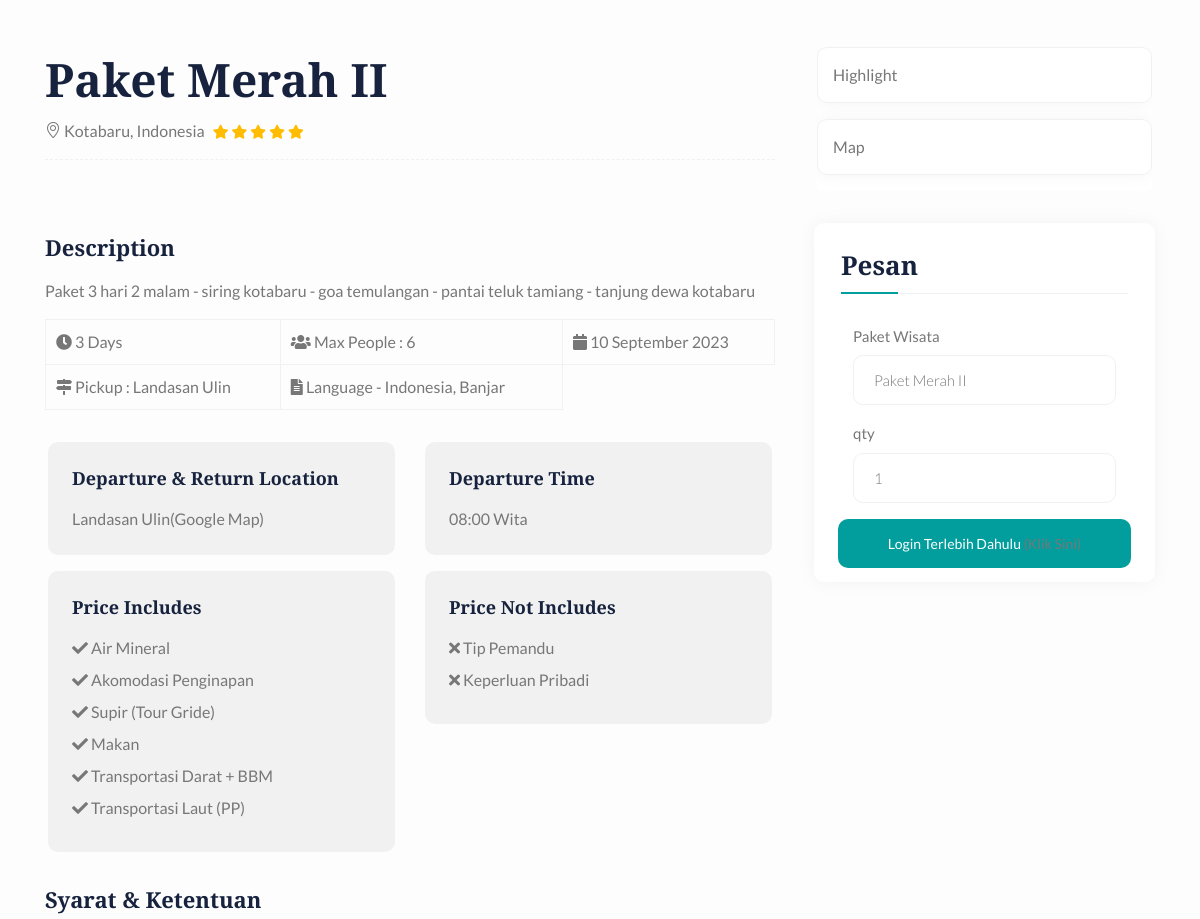
/tour/cust/tour_detail.php?id_wisata=5 (middle part), run on an earlier commit of the app's database.
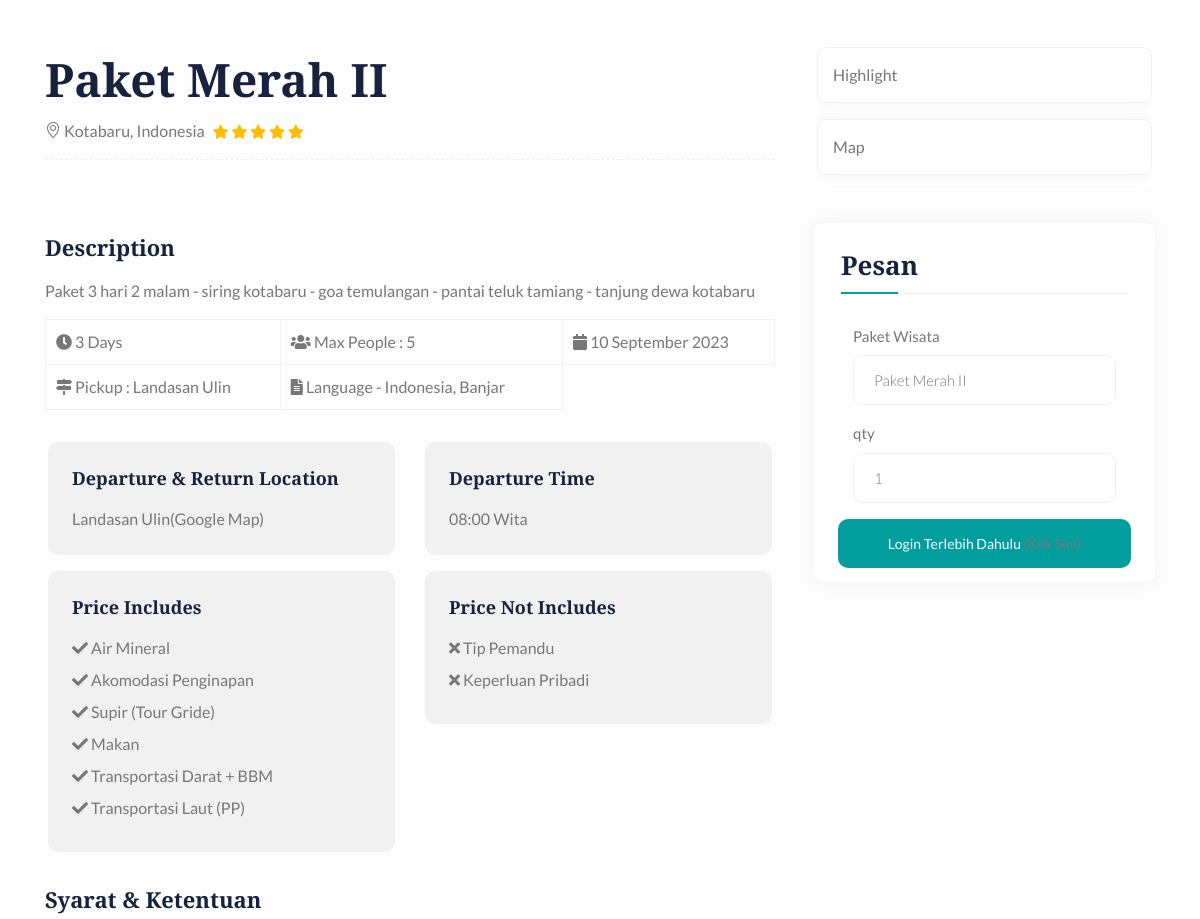
And on a later commit of the database.
### tables this page shows
CREATE TABLE `wisata` (
  `id_wisata` int(11) NOT NULL,
  `nama` varchar(64) NOT NULL,
  `tanggal` date NOT NULL,
  `harga` varchar(64) NOT NULL,
  `gambar` varchar(120) NOT NULL,
  `deskripsi` longtext NOT NULL,
  `status` varchar(48) NOT NULL,
  `kuota` varchar(32) NOT NULL,
  `berapa_hari` varchar(12) NOT NULL,
  `rating` varchar(11) NOT NULL
);

### tour/cust/tour_detail.php (the view, shortened to what the changed rows need)
<?php
include '../include/config.php';
$que  = "SELECT * from wisata WHERE id_wisata = '" . $_GET['id_wisata'] . "' ";
$wisata = mysqli_query($conn, $que);
$p = mysqli_fetch_object($wisata);
?>
<!DOCTYPE html>
<html xmlns="http://www.w3.org/1999/xhtml" lang="zxx">
<head>
    <link href="../assets_u/css/bootstrap.min.css" rel="stylesheet" type="text/css">
    <link href="../assets_u/css/style.css" rel="stylesheet" type="text/css">
    <link href="../assets_u/css/plugin.css" rel="stylesheet" type="text/css">
    <link href="https://www.jqueryscript.net/css/jquerysctipttop.css" rel="stylesheet" type="text/css">
    <link rel="stylesheet" href="https://cdnjs.cloudflare.com/ajax/libs/font-awesome/4.7.0/css/font-awesome.min.css">
    <link rel="stylesheet" href="https://cdnjs.cloudflare.com/ajax/libs/font-awesome/5.11.2/css/all.min.css">
    <link rel="stylesheet" href="../assets_u/fonts/line-icons.css" type="text/css">
</head>
<section class="trending pt-6 pb-0 bg-lgrey">
    <div class="container">
        <div class="row">
            <div class="col-lg-8">
                <div class="single-content">
                    <div id="highlight">
                        <div class="single-full-title border-b mb-2 pb-2">
                            <div class="single-title">
                                <h2 class="mb-1"> <?php echo $p->nama ?> </h2>
                                <div class="rating-main d-md-flex align-items-center">
                                    <p class="mb-0 me-2"><i class="icon-location-pin"></i> Kotabaru, Indonesia</p>
                                    <div class="rating me-2">
                                    </div>
                                </div>
                            </div>
                        </div>
                        <div class="description mb-2">
                            <h4>Description</h4>
                            <p><?php echo $p->deskripsi ?>
                        </div>
                        <div class="tour-includes mb-4">
                            <table>
                                <tbody>
                                    <tr>
                                        <td><i class="fa fa-clock-o pink mr-1" aria-hidden="true"></i> <?php echo $p->berapa_hari ?> Days</td>
                                        <td><i class="fa fa-group pink mr-1" aria-hidden="true"></i> Max People : <?php echo $p->kuota ?></td>
                                        <td><i class="fa fa-calendar pink mr-1" aria-hidden="true"></i> <?php echo date('d F Y', strtotime($p->tanggal)); ?></td>
                                    </tr>
                                </tbody>
                            </table>
                        </div>
                    </div>
                </div>
            </div>
            <div class="col-lg-4 ps-lg-4">
                <div class="sidebar-sticky sticky1">
                    <div class="list-sidebar">
                        <div class="sidebar-item mb-4">
                            <div class="book-form w-100 bg-white box-shadow p-4 pb-1 z-index1 rounded">
                                <div class="row d-flex align-items-center justify-content-between">
                                    <form method="post" method="POST" id="myform">
                                        <div class="col-lg-12 mb-2">
                                            <div class="form-group">
                                                <div class="input-box">
                                                    <label>Paket Wisata</label>
                                                    <input type="text" name="paket_wisata" value="<?php echo $p->nama ?> " placeholder="<?php echo $p->nama ?> " readonly>
                                                </div>
                                            </div>
                                        </div>
                                    </form>
                                </div>
                            </div>
                        </div>
                    </div>
                </div>
            </div>
        </div>
    </div>
</section>
</body>
</html>

What changed in the data, as far as the page shows it:
changed wisata "Paket Merah II": kuota "6" → "5"
